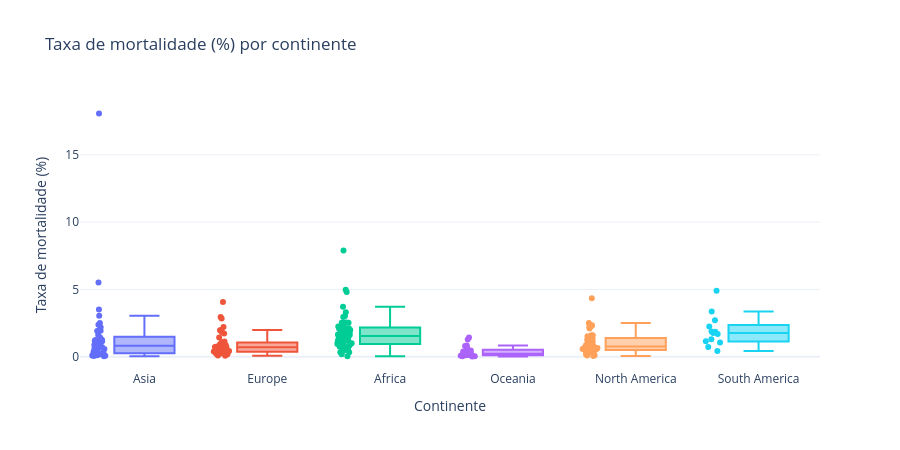

This figure's notebook cell:
### Markdown cell above
## 6. Gráfico 4 — Taxa de mortalidade por continente

### Code cell
fig_box = px.box(
    df_latest.dropna(subset=['mortality_rate', 'continent']),
    x='continent',
    y='mortality_rate',
    color='continent',
    points='all',
    hover_name='location',
    title='Taxa de mortalidade (%) por continente',
    labels={'mortality_rate': 'Taxa de mortalidade (%)', 'continent': 'Continente'},
    template='plotly_white'
)
fig_box.update_layout(height=450, showlegend=False)
fig_box.show()

### Figure 1 — Plotly figure (JSON) as saved in the notebook; plotly's stock layout.template omitted (floating-point values rounded to 4 significant figures)
{"data": [{"alignmentgroup": "True", "boxpoints": "all", "hovertemplate": "<b>%{hovertext}</b><br><br>Continente=%{x}<br>Taxa de mortalidade (%)=%{y}<extra></extra>", "hovertext": ["Afghanistan", "Armenia", "Azerbaijan", "Bahrain", "Bangladesh", "Bhutan", "Brunei", "Cambodia", "China", "Georgia", "India", "Indonesia", "Iran", "Iraq", "Israel", "Japan", "Jordan", "Kazakhstan", "Kuwait", "Kyrgyzstan", "Laos", "Lebanon", "Malaysia", "Maldives", "Mongolia", "Myanmar", "Nepal", "Oman", "Pakistan", "Palestine", "Philippines", "Qatar", "Saudi Arabia", "Singapore", "South Korea", "Sri Lanka", "Syria", "Tajikistan", "Thailand", "Timor", "Turkey", "United Arab Emirates", "Uzbekistan", "Vietnam", "Yemen"], "legendgroup": "Asia", "marker": {"color": "#636efa"}, "name": "Asia", "notched": false, "offsetgroup": "Asia", "orientation": "v", "showlegend": true, "type": "box", "x": ["Asia", "Asia", "Asia", "Asia", "Asia", "Asia", "Asia", "Asia", "Asia", "Asia", "Asia", "Asia", "Asia", "Asia", "Asia", "Asia", "Asia", "Asia", "Asia", "Asia", "Asia", "Asia", "Asia", "Asia", "Asia", "Asia", "Asia", "Asia", "Asia", "Asia", "Asia", "Asia", "Asia", "Asia", "Asia", "Asia", "Asia", "Asia", "Asia", "Asia", "Asia", "Asia", "Asia", "Asia", "Asia"], "x0": " ", "xaxis": "x", "y": [3.51, 1.95, 1.24, 0.22, 1.44, 0.03, 0.05, 2.2, 0.12, 0.92, 1.18, 2.38, 1.92, 1.03, 0.26, 0.22, 0.81, 1.27, 0.39, 1.15, 0.31, 0.88, 0.72, 0.17, 0.23, 3.04, 1.2, 1.16, 1.94, 0.81, 1.62, 0.13, 1.15, 0.07, 0.1, 2.51, 5.51, 0.7, 0.72, 0.59, 0.6, 0.22, 0.58, 0.37, 18.07], "y0": " ", "yaxis": "y"}, {"alignmentgroup": "True", "boxpoints": "all", "hovertemplate": "<b>%{hovertext}</b><br><br>Continente=%{x}<br>Taxa de mortalidade (%)=%{y}<extra></extra>", "hovertext": ["Albania", "Andorra", "Austria", "Belarus", "Belgium", "Bosnia and Herzegovina", "Bulgaria", "Croatia", "Cyprus", "Czechia", "Denmark", "Estonia", "Faeroe Islands", "Finland", "France", "Germany", "Gibraltar", "Greece", "Guernsey", "Hungary", "Iceland", "Ireland", "Isle of Man", "Italy", "Jersey", "Latvia", "Liechtenstein", "Lithuania", "Luxembourg", "Malta", "Moldova", "Monaco", "Montenegro", "Netherlands", "North Macedonia", "Norway", "Poland", "Portugal", "Romania", "Russia", "San Marino", "Serbia", "Slovakia", "Slovenia", "Spain", "Sweden", "Switzerland", "Ukraine", "United Kingdom"], "legendgroup": "Europe", "marker": {"color": "#EF553B"}, "name": "Europe", "notched": false, "offsetgroup": "Europe", "orientation": "v", "showlegend": true, "type": "box", "x": ["Europe", "Europe", "Europe", "Europe", "Europe", "Europe", "Europe", "Europe", "Europe", "Europe", "Europe", "Europe", "Europe", "Europe", "Europe", "Europe", "Europe", "Europe", "Europe", "Europe", "Europe", "Europe", "Europe", "Europe", "Europe", "Europe", "Europe", "Europe", "Europe", "Europe", "Europe", "Europe", "Europe", "Europe", "Europe", "Europe", "Europe", "Europe", "Europe", "Europe", "Europe", "Europe", "Europe", "Europe", "Europe", "Europe", "Europe", "Europe", "Europe"], "x0": " ", "xaxis": "x", "y": [1.08, 0.33, 0.37, 0.72, 0.71, 4.06, 2.95, 1.44, 0.21, 0.92, 0.26, 0.48, 0.08, 0.69, 0.43, 0.46, 0.55, 0.7, 0.19, 2.21, 0.09, 0.54, 0.31, 0.73, 0.24, 0.76, 0.4, 0.73, 0.26, 0.73, 1.94, 0.39, 1.06, 0.27, 2.85, 0.38, 1.83, 0.49, 1.97, 1.73, 0.51, 0.71, 1.13, 0.7, 0.87, 0.92, 0.32, 1.99, 0.93], "y0": " ", "yaxis": "y"}, {"alignmentgroup": "True", "boxpoints": "all", "hovertemplate": "<b>%{hovertext}</b><br><br>Continente=%{x}<br>Taxa de mortalidade (%)=%{y}<extra></extra>", "hovertext": ["Algeria", "Angola", "Benin", "Botswana", "Burkina Faso", "Burundi", "Cameroon", "Cape Verde", "Central African Republic", "Chad", "Comoros", "Congo", "Cote d'Ivoire", "Democratic Republic of Congo", "Djibouti", "Egypt", "Equatorial Guinea", "Eritrea", "Eswatini", "Ethiopia", "Gabon", "Gambia", "Ghana", "Guinea", "Guinea-Bissau", "Kenya", "Lesotho", "Liberia", "Libya", "Madagascar", "Malawi", "Mali", "Mauritania", "Mauritius", "Mayotte", "Morocco", "Mozambique", "Namibia", "Niger", "Nigeria", "Reunion", "Rwanda", "Sao Tome and Principe", "Senegal", "Seychelles", "Sierra Leone", "Somalia", "South Africa", "South Sudan", "Sudan", "Tanzania", "Togo", "Tunisia", "Uganda", "Zambia", "Zimbabwe"], "legendgroup": "Africa", "marker": {"color": "#00cc96"}, "name": "Africa", "notched": false, "offsetgroup": "Africa", "orientation": "v", "showlegend": true, "type": "box", "x": ["Africa", "Africa", "Africa", "Africa", "Africa", "Africa", "Africa", "Africa", "Africa", "Africa", "Africa", "Africa", "Africa", "Africa", "Africa", "Africa", "Africa", "Africa", "Africa", "Africa", "Africa", "Africa", "Africa", "Africa", "Africa", "Africa", "Africa", "Africa", "Africa", "Africa", "Africa", "Africa", "Africa", "Africa", "Africa", "Africa", "Africa", "Africa", "Africa", "Africa", "Africa", "Africa", "Africa", "Africa", "Africa", "Africa", "Africa", "Africa", "Africa", "Africa", "Africa", "Africa", "Africa", "Africa", "Africa", "Africa"], "x0": " ", "xaxis": "x", "y": [2.53, 1.83, 0.58, 0.85, 1.8, 0.03, 1.58, 0.64, 0.74, 2.52, 1.76, 1.54, 0.95, 1.48, 1.2, 4.81, 1.07, 1.01, 1.9, 1.51, 0.63, 2.95, 0.85, 1.21, 1.84, 1.65, 1.98, 3.71, 1.27, 2.08, 3.02, 2.24, 1.56, 0.34, 0.44, 1.28, 0.96, 2.38, 3.31, 1.18, 0.19, 1.1, 1.21, 2.21, 0.34, 1.61, 4.98, 2.52, 0.75, 7.89, 1.96, 0.73, 2.55, 2.11, 1.16, 2.15], "y0": " ", "yaxis": "y"}, {"alignmentgroup": "True", "boxpoints": "all", "hovertemplate": "<b>%{hovertext}</b><br><br>Continente=%{x}<br>Taxa de mortalidade (%)=%{y}<extra></extra>", "hovertext": ["American Samoa", "Australia", "Cook Islands", "Fiji", "French Polynesia", "Guam", "Kiribati", "Marshall Islands", "Micronesia (country)", "Nauru", "New Caledonia", "New Zealand", "Northern Mariana Islands", "Palau", "Papua New Guinea", "Samoa", "Solomon Islands", "Tonga", "Tuvalu", "Vanuatu", "Wallis and Futuna"], "legendgroup": "Oceania", "marker": {"color": "#ab63fa"}, "name": "Oceania", "notched": false, "offsetgroup": "Oceania", "orientation": "v", "showlegend": true, "type": "box", "x": ["Oceania", "Oceania", "Oceania", "Oceania", "Oceania", "Oceania", "Oceania", "Oceania", "Oceania", "Oceania", "Oceania", "Oceania", "Oceania", "Oceania", "Oceania", "Oceania", "Oceania", "Oceania", "Oceania", "Oceania", "Oceania"], "x0": " ", "xaxis": "x", "y": [0.41, 0.2, 0.03, 1.28, 0.83, 0.8, 0.47, 0.11, 0.24, 0.02, 0.39, 0.14, 0.29, 0.14, 1.43, 0.18, 0.71, 0.07, 0.03, 0.12, 0.23], "y0": " ", "yaxis": "y"}, {"alignmentgroup": "True", "boxpoints": "all", "hovertemplate": "<b>%{hovertext}</b><br><br>Continente=%{x}<br>Taxa de mortalidade (%)=%{y}<extra></extra>", "hovertext": ["Anguilla", "Antigua and Barbuda", "Aruba", "Bahamas", "Barbados", "Belize", "Bermuda", "Bonaire Sint Eustatius and Saba", "British Virgin Islands", "Canada", "Cayman Islands", "Costa Rica", "Cuba", "Curacao", "Dominica", "Dominican Republic", "El Salvador", "Greenland", "Grenada", "Guadeloupe", "Guatemala", "Haiti", "Honduras", "Jamaica", "Martinique", "Mexico", "Montserrat", "Nicaragua", "Panama", "Puerto Rico", "Saint Barthelemy", "Saint Kitts and Nevis", "Saint Lucia", "Saint Martin (French part)", "Saint Pierre and Miquelon", "Saint Vincent and the Grenadines", "Sint Maarten (Dutch part)", "Trinidad and Tobago", "Turks and Caicos Islands", "United States", "United States Virgin Islands"], "legendgroup": "North America", "marker": {"color": "#FFA15A"}, "name": "North America", "notched": false, "offsetgroup": "North America", "orientation": "v", "showlegend": true, "type": "box", "x": ["North America", "North America", "North America", "North America", "North America", "North America", "North America", "North America", "North America", "North America", "North America", "North America", "North America", "North America", "North America", "North America", "North America", "North America", "North America", "North America", "North America", "North America", "North America", "North America", "North America", "North America", "North America", "North America", "North America", "North America", "North America", "North America", "North America", "North America", "North America", "North America", "North America", "North America", "North America", "North America", "North America"], "x0": " ", "xaxis": "x", "y": [0.31, 1.6, 0.66, 2.22, 0.56, 0.97, 0.87, 0.34, 0.88, 1.13, 0.12, 0.76, 0.76, 0.66, 0.47, 0.66, 2.1, 0.18, 1.21, 0.5, 1.59, 2.5, 2.34, 2.31, 0.48, 4.35, 0.57, 1.53, 0.83, 0.47, 0.09, 0.7, 1.36, 0.37, 0.06, 1.29, 0.83, 2.29, 0.59, 1.1, 0.52], "y0": " ", "yaxis": "y"}, {"alignmentgroup": "True", "boxpoints": "all", "hovertemplate": "<b>%{hovertext}</b><br><br>Continente=%{x}<br>Taxa de mortalidade (%)=%{y}<extra></extra>", "hovertext": ["Argentina", "Bolivia", "Brazil", "Chile", "Colombia", "Ecuador", "French Guiana", "Guyana", "Paraguay", "Peru", "Suriname", "Uruguay", "Venezuela"], "legendgroup": "South America", "marker": {"color": "#19d3f3"}, "name": "South America", "notched": false, "offsetgroup": "South America", "orientation": "v", "showlegend": true, "type": "box", "x": ["South America", "South America", "South America", "South America", "South America", "South America", "South America", "South America", "South America", "South America", "South America", "South America", "South America"], "x0": " ", "xaxis": "x", "y": [1.3, 1.85, 1.87, 1.16, 2.24, 3.37, 0.42, 1.77, 2.71, 4.9, 1.7, 0.73, 1.06], "y0": " ", "yaxis": "y"}], "layout": {"boxmode": "overlay", "height": 450, "legend": {"title": {"text": "Continente"}, "tracegroupgap": 0}, "showlegend": false, "title": {"text": "Taxa de mortalidade (%) por continente"}, "xaxis": {"anchor": "y", "categoryarray": ["Asia", "Europe", "Africa", "Oceania", "North America", "South America"], "categoryorder": "array", "domain": [0, 1], "title": {"text": "Continente"}}, "yaxis": {"anchor": "x", "domain": [0, 1], "title": {"text": "Taxa de mortalidade (%)"}}}}
